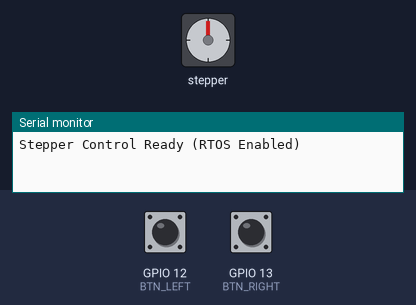
A sketch run on a simulated ESP32-S3. Shown: stepper motor, the last lines printed to the serial monitor. Wiring (inferred from the names in the program): stepper motor driver (200 steps per turn assumed): step GPIO 6; direction GPIO 7. The test bench sets the inputs (shaded band); at power-on: GPIO 12 (BTN_LEFT) HIGH, GPIO 13 (BTN_RIGHT) HIGH.

Above: at 1.2 s.
1.3 s: GPIO 12 (BTN_LEFT) pulled LOW for 1 s
At 2.9 s:
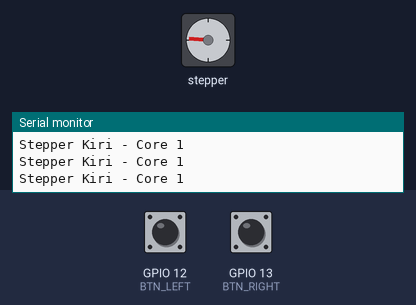
3.8 s: GPIO 13 (BTN_RIGHT) pulled LOW for 3.2 s
At 7.7 s:
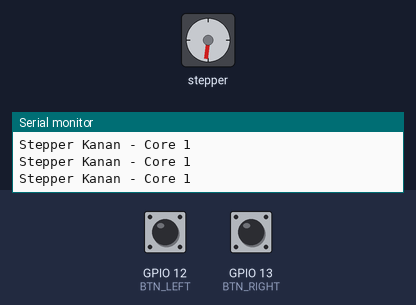
8.5 s: GPIO 12 (BTN_LEFT) pulled LOW for 0.15 s
At 9.7 s:
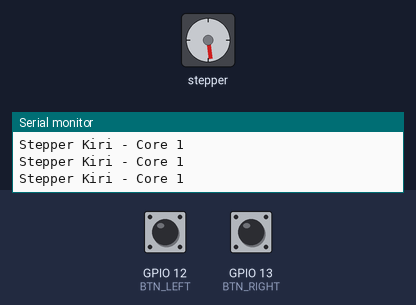
10.1 s: GPIO 13 (BTN_RIGHT) pulled LOW for 1 s
At 12.0 s:
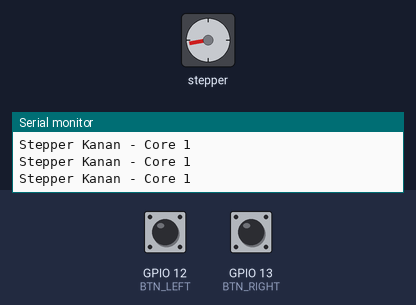
12.6 s: GPIO 12 (BTN_LEFT) pulled LOW for 3.2 s
At 16.8 s:
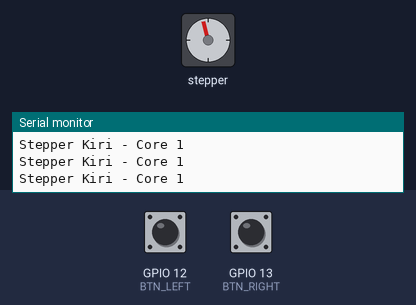
17.3 s: GPIO 12 (BTN_LEFT) pulled LOW for 1 s
At 18.7 s:
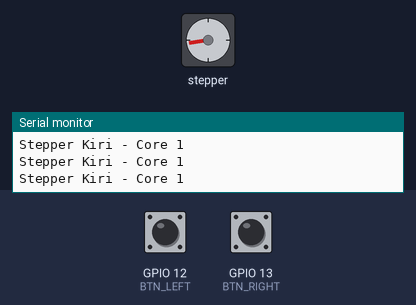
Timing chart, 0 to 20.3 s (numbered marks = the images above; inputs shaded):
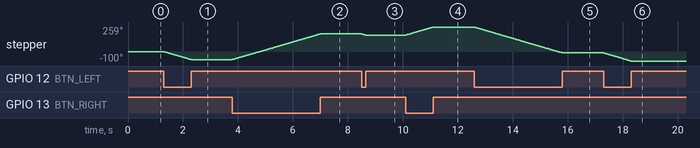

The sketch:

main.ino
```cpp
#include <Arduino.h>
#include "freertos/FreeRTOS.h"
#include "freertos/task.h"
#include "freertos/semphr.h"

// Pin Stepper
#define STEP_PIN 6
#define DIR_PIN 7

// Push Buttons
#define BTN_RIGHT 13  // putar kanan
#define BTN_LEFT 12   // putar kiri

// Task Handles
TaskHandle_t TaskStepperRight;
TaskHandle_t TaskStepperLeft;

// Mutex untuk memastikan kedua core tidak rebutan DIR
SemaphoreHandle_t xDirMutex;

void stepperStep() {
  digitalWrite(STEP_PIN, HIGH);
  delayMicroseconds(10000);   // atur kecepatan di sini
  digitalWrite(STEP_PIN, LOW);
  delayMicroseconds(10000);
}

// Task Core 0 → Putar ke Kanan
void TaskRightCore0(void * pvParameters){
  for(;;){
    if (digitalRead(BTN_RIGHT) == LOW) {

      if (xSemaphoreTake(xDirMutex, portMAX_DELAY)) {
        digitalWrite(DIR_PIN, HIGH);  // arah kanan
        stepperStep();
        xSemaphoreGive(xDirMutex);
      }

      Serial.printf("Stepper Kanan - Core %d\n", xPortGetCoreID());
    }
    vTaskDelay(1);
  }
}

// Task Core 1 → Putar ke Kiri
void TaskLeftCore1(void * pvParameters){
  for(;;){
    if (digitalRead(BTN_LEFT) == LOW) {

      if (xSemaphoreTake(xDirMutex, portMAX_DELAY)) {
        digitalWrite(DIR_PIN, LOW);  // arah kiri
        stepperStep();
        xSemaphoreGive(xDirMutex);
      }

      Serial.printf("Stepper Kiri - Core %d\n", xPortGetCoreID());
    }
    vTaskDelay(1);
  }
}

void setup() {
  Serial.begin(115200);

  pinMode(STEP_PIN, OUTPUT);
  pinMode(DIR_PIN, OUTPUT);

  pinMode(BTN_RIGHT, INPUT_PULLUP);
  pinMode(BTN_LEFT, INPUT_PULLUP);

  xDirMutex = xSemaphoreCreateMutex(); // init mutex

  xTaskCreatePinnedToCore(TaskRightCore0, "StepperKanan", 2048, NULL, 1, &TaskStepperRight, 0);
  xTaskCreatePinnedToCore(TaskLeftCore1, "StepperKiri", 2048, NULL, 1, &TaskStepperLeft, 1);

  Serial.println("Stepper Control Ready (RTOS Enabled)");
}

void loop() {
  // kosong, semua berjalan di FreeRTOS task
}
```

Measured:
- after the input at 1.3 s, stepper: turns 86° counter-clockwise in 0.99 s, starting at once
- after the input at 3.8 s, stepper: turns 273° clockwise in 3.2 s, starting at once
- after the input at 8.5 s, stepper: turns 15° counter-clockwise in 0.15 s, starting at once
- after the input at 10.1 s, stepper: turns 87° clockwise in 0.99 s, starting at once
- after the input at 12.6 s, stepper: turns 273° counter-clockwise in 3.2 s, starting at once
- after the input at 17.3 s, stepper: turns 86° counter-clockwise in 0.99 s, starting at once
